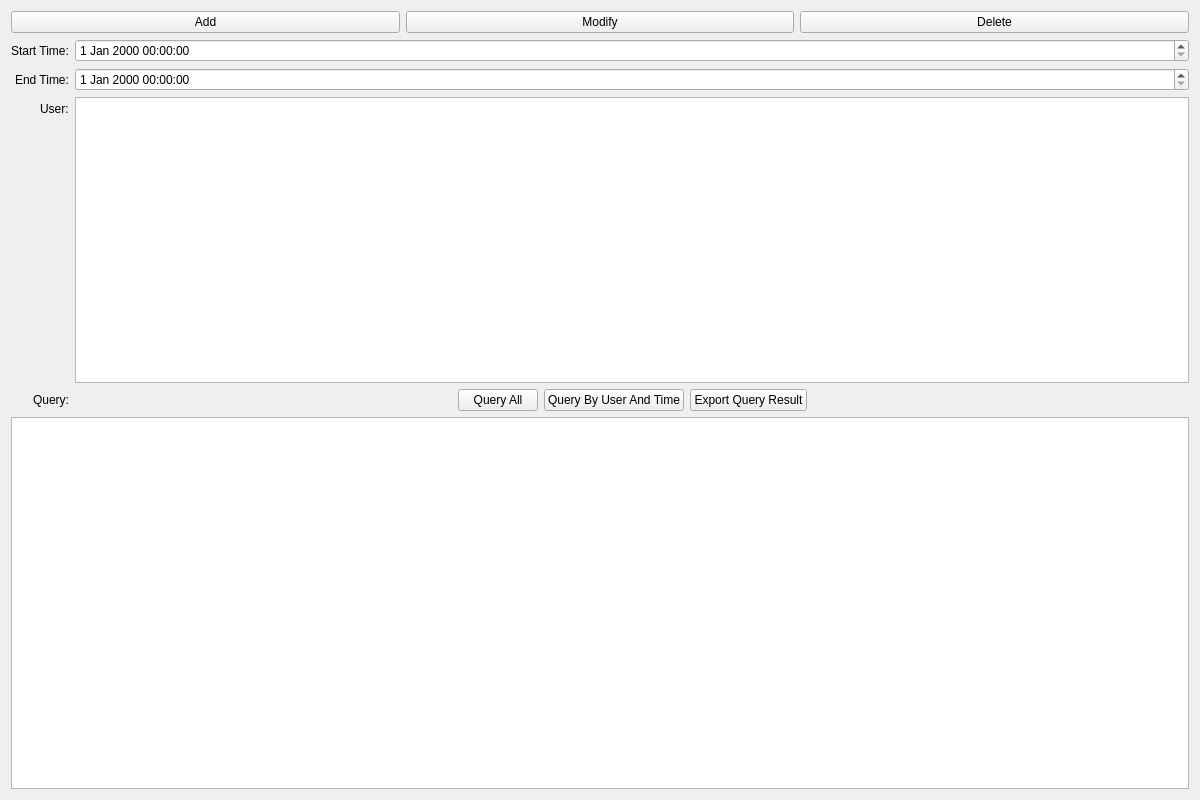
<?xml version="1.0" encoding="UTF-8"?>
<ui version="4.0">
 <class>EditorSwcNode</class>
 <widget class="QWidget" name="EditorSwcNode">
  <property name="geometry">
   <rect>
    <x>0</x>
    <y>0</y>
    <width>1200</width>
    <height>800</height>
   </rect>
  </property>
  <property name="windowTitle">
   <string>EditorSwcNode</string>
  </property>
  <layout class="QVBoxLayout" name="verticalLayout_2">
   <item>
    <layout class="QVBoxLayout" name="verticalLayout">
     <item>
      <layout class="QHBoxLayout" name="horizontalLayout">
       <item>
        <widget class="QPushButton" name="AddData">
         <property name="text">
          <string>Add</string>
         </property>
        </widget>
       </item>
       <item>
        <widget class="QPushButton" name="ModifyData">
         <property name="text">
          <string>Modify</string>
         </property>
        </widget>
       </item>
       <item>
        <widget class="QPushButton" name="DeleteData">
         <property name="text">
          <string>Delete</string>
         </property>
        </widget>
       </item>
      </layout>
     </item>
     <item>
      <layout class="QHBoxLayout" name="horizontalLayout_2">
       <item>
        <layout class="QFormLayout" name="formLayout">
         <property name="labelAlignment">
          <set>Qt::AlignRight|Qt::AlignTrailing|Qt::AlignVCenter</set>
         </property>
         <item row="0" column="0">
          <widget class="QLabel" name="StartTimeLabel">
           <property name="text">
            <string>Start Time:</string>
           </property>
          </widget>
         </item>
         <item row="0" column="1">
          <widget class="QDateTimeEdit" name="StartTime"/>
         </item>
         <item row="1" column="0">
          <widget class="QLabel" name="EndTimeLabel">
           <property name="text">
            <string>End Time:</string>
           </property>
          </widget>
         </item>
         <item row="1" column="1">
          <widget class="QDateTimeEdit" name="EndTime"/>
         </item>
         <item row="2" column="0">
          <widget class="QLabel" name="UserLabel">
           <property name="text">
            <string>User:</string>
           </property>
          </widget>
         </item>
         <item row="2" column="1">
          <widget class="QListWidget" name="UserList"/>
         </item>
         <item row="3" column="0">
          <widget class="QLabel" name="label_4">
           <property name="text">
            <string>Query:</string>
           </property>
          </widget>
         </item>
         <item row="3" column="1">
          <layout class="QHBoxLayout" name="horizontalLayout_4">
           <item>
            <spacer name="horizontalSpacer">
             <property name="orientation">
              <enum>Qt::Horizontal</enum>
             </property>
             <property name="sizeHint" stdset="0">
              <size>
               <width>40</width>
               <height>20</height>
              </size>
             </property>
            </spacer>
           </item>
           <item>
            <widget class="QPushButton" name="QueryAllBtn">
             <property name="text">
              <string>Query All</string>
             </property>
            </widget>
           </item>
           <item>
            <widget class="QPushButton" name="QueryByUserAndTimeBtn">
             <property name="text">
              <string>Query By User And Time</string>
             </property>
            </widget>
           </item>
           <item>
            <widget class="QPushButton" name="ExportQueryResultBtn">
             <property name="text">
              <string>Export Query Result</string>
             </property>
            </widget>
           </item>
           <item>
            <spacer name="horizontalSpacer_2">
             <property name="orientation">
              <enum>Qt::Horizontal</enum>
             </property>
             <property name="sizeHint" stdset="0">
              <size>
               <width>40</width>
               <height>20</height>
              </size>
             </property>
            </spacer>
           </item>
          </layout>
         </item>
        </layout>
       </item>
      </layout>
     </item>
     <item>
      <layout class="QHBoxLayout" name="horizontalLayout_3">
       <item>
        <widget class="QTableView" name="SwcNodeDataTable"/>
       </item>
      </layout>
     </item>
    </layout>
   </item>
  </layout>
 </widget>
 <resources/>
 <connections/>
</ui>
